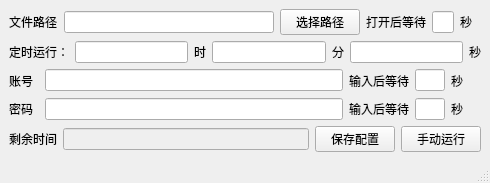
<?xml version="1.0" encoding="UTF-8"?>
<ui version="4.0">
 <class>MainWindow</class>
 <widget class="QMainWindow" name="MainWindow">
  <property name="geometry">
   <rect>
    <x>0</x>
    <y>0</y>
    <width>490</width>
    <height>183</height>
   </rect>
  </property>
  <property name="windowTitle">
   <string>Auto</string>
  </property>
  <widget class="QWidget" name="centralwidget">
   <layout class="QVBoxLayout" name="verticalLayout">
    <item>
     <layout class="QHBoxLayout" name="horizontalLayout_4" stretch="1,10,1,1,1,1">
      <item>
       <widget class="QLabel" name="label">
        <property name="text">
         <string>文件路径</string>
        </property>
       </widget>
      </item>
      <item>
       <widget class="QLineEdit" name="lineEdit_file">
        <property name="minimumSize">
         <size>
          <width>100</width>
          <height>0</height>
         </size>
        </property>
       </widget>
      </item>
      <item>
       <widget class="QPushButton" name="pushButton_file">
        <property name="text">
         <string>选择路径</string>
        </property>
       </widget>
      </item>
      <item>
       <widget class="QLabel" name="label_8">
        <property name="text">
         <string>打开后等待</string>
        </property>
       </widget>
      </item>
      <item>
       <widget class="QLineEdit" name="lineEdit_waitFile"/>
      </item>
      <item>
       <widget class="QLabel" name="label_11">
        <property name="text">
         <string>秒</string>
        </property>
       </widget>
      </item>
     </layout>
    </item>
    <item>
     <layout class="QHBoxLayout" name="horizontalLayout_3">
      <item>
       <widget class="QLabel" name="label_2">
        <property name="text">
         <string>定时运行：</string>
        </property>
       </widget>
      </item>
      <item>
       <widget class="QLineEdit" name="lineEdit_hour"/>
      </item>
      <item>
       <widget class="QLabel" name="label_3">
        <property name="text">
         <string>时</string>
        </property>
       </widget>
      </item>
      <item>
       <widget class="QLineEdit" name="lineEdit_min"/>
      </item>
      <item>
       <widget class="QLabel" name="label_4">
        <property name="text">
         <string>分</string>
        </property>
       </widget>
      </item>
      <item>
       <widget class="QLineEdit" name="lineEdit_sec"/>
      </item>
      <item>
       <widget class="QLabel" name="label_14">
        <property name="text">
         <string>秒</string>
        </property>
       </widget>
      </item>
     </layout>
    </item>
    <item>
     <layout class="QHBoxLayout" name="horizontalLayout" stretch="1,10,1,1,1">
      <item>
       <widget class="QLabel" name="label_5">
        <property name="text">
         <string>账号</string>
        </property>
       </widget>
      </item>
      <item>
       <widget class="QLineEdit" name="lineEdit_account"/>
      </item>
      <item>
       <widget class="QLabel" name="label_9">
        <property name="text">
         <string>输入后等待</string>
        </property>
       </widget>
      </item>
      <item>
       <widget class="QLineEdit" name="lineEdit_waitAccount"/>
      </item>
      <item>
       <widget class="QLabel" name="label_12">
        <property name="text">
         <string>秒</string>
        </property>
       </widget>
      </item>
     </layout>
    </item>
    <item>
     <layout class="QHBoxLayout" name="horizontalLayout_2" stretch="1,10,1,1,1">
      <item>
       <widget class="QLabel" name="label_6">
        <property name="text">
         <string>密码</string>
        </property>
       </widget>
      </item>
      <item>
       <widget class="QLineEdit" name="lineEdit_password"/>
      </item>
      <item>
       <widget class="QLabel" name="label_10">
        <property name="text">
         <string>输入后等待</string>
        </property>
       </widget>
      </item>
      <item>
       <widget class="QLineEdit" name="lineEdit_waitPassword"/>
      </item>
      <item>
       <widget class="QLabel" name="label_13">
        <property name="text">
         <string>秒</string>
        </property>
       </widget>
      </item>
     </layout>
    </item>
    <item>
     <layout class="QHBoxLayout" name="horizontalLayout_5" stretch="1,10,0,1">
      <item>
       <widget class="QLabel" name="label_7">
        <property name="text">
         <string>剩余时间</string>
        </property>
       </widget>
      </item>
      <item>
       <widget class="QLineEdit" name="lineEdit_left">
        <property name="enabled">
         <bool>false</bool>
        </property>
        <property name="readOnly">
         <bool>true</bool>
        </property>
       </widget>
      </item>
      <item>
       <widget class="QPushButton" name="pushButton_save">
        <property name="text">
         <string>保存配置</string>
        </property>
       </widget>
      </item>
      <item>
       <widget class="QPushButton" name="pushButton_run">
        <property name="text">
         <string>手动运行</string>
        </property>
       </widget>
      </item>
     </layout>
    </item>
   </layout>
  </widget>
  <widget class="QStatusBar" name="statusbar"/>
 </widget>
 <resources/>
 <connections/>
</ui>
